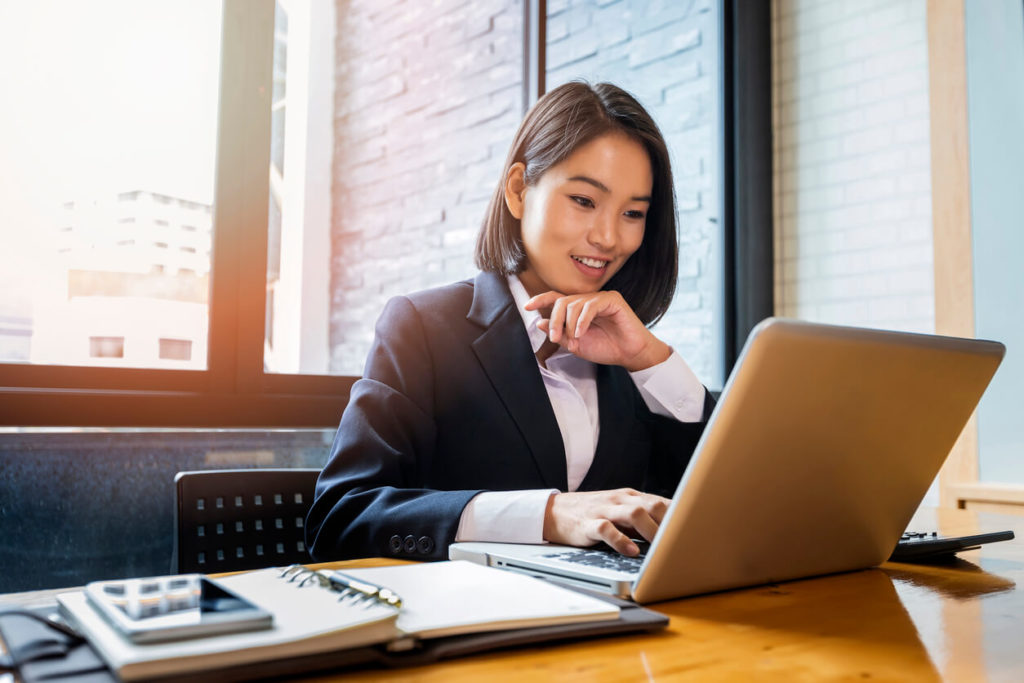
#> input picture image3.jpg, 1024 x 683 px
$ jupyter execute 'TM341 Q2.ipynb'
#> lines starting #> are read from the running program, lines starting #| are printed output that depends on the picture; after the words box and inside, x2 and y2 are one past the last pixel; in counts of white or black regions, pixels touching at a corner belong together
# Q2............

## A) Read "image3" and convert it from BGR to RGB

[cell 1]
import cv2 as cv
import numpy as np
import matplotlib.pyplot as plt

# Load the image and convert from BGR to RGB
image3 = cv.imread("image3.jpg")  # Replace with the actual path to "image3"
#> image3 is the input picture: shape (683, 1024, 3); mean B, G, R 141, 149.7, 163.1
image3_rgb = cv.cvtColor(image3, cv.COLOR_BGR2RGB)
plt.imshow(image3_rgb)
plt.show()

## B) Apply translation, rotation, and scaling to image3. Show the output in one row.

[cell 2]
height, width = image3_rgb.shape[:2]

# Translation
tx, ty = 50, 50  # Translation in x and y directions
translation_matrix = np.float32([[1, 0, tx], [0, 1, ty]])
translated_image = cv.warpAffine(image3_rgb, translation_matrix, (width, height))

# Rotation
angle = 45
rotation_matrix = cv.getRotationMatrix2D((width // 2, height // 2), angle, 1)
rotated_image = cv.warpAffine(image3_rgb, rotation_matrix, (width, height))

# Scaling
scaling_factor = 0.5
scaled_image = cv.resize(image3_rgb, None, fx=scaling_factor, fy=scaling_factor)

# Display the results of translation, rotation, and scaling
plt.figure(figsize=(15, 5))
plt.subplot(1, 3, 1), plt.imshow(translated_image), plt.title('Translation')
plt.subplot(1, 3, 2), plt.imshow(rotated_image), plt.title('Rotation')
plt.subplot(1, 3, 3), plt.imshow(scaled_image), plt.title('Scaling')
plt.show()

## C) Detect edges in a grayscale image using Sobel, Laplacian, and Canny operators. Compare the results of each method. Show the output in one row.

[cell 3]
# Convert Image from RGB to GRAY
gray_image3 = cv.cvtColor(image3_rgb, cv.COLOR_RGB2GRAY)

# Sobel Edge Detection
sobel_edges = cv.Sobel(gray_image3, cv.CV_64F, 1, 1, ksize=5)

# Laplacian Edge Detection
laplacian_edges = cv.Laplacian(gray_image3, cv.CV_64F)

# Canny Edge Detection
canny_edges = cv.Canny(gray_image3, 100, 200)
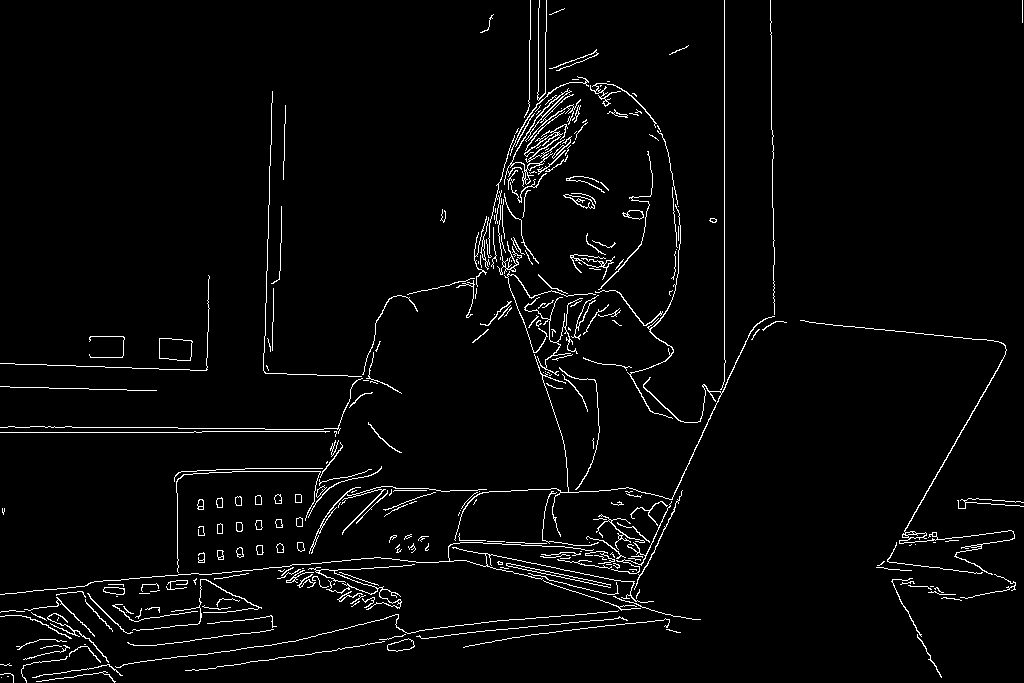
#> canny_edges: shape (683, 1024); 3.1% white in thin lines or dots

# Display the edge detection results
plt.figure(figsize=(15, 5))
plt.subplot(1, 3, 1), plt.imshow(sobel_edges, cmap='gray'), plt.title('Sobel')
plt.subplot(1, 3, 2), plt.imshow(laplacian_edges, cmap='gray'), plt.title('Laplacian')
plt.subplot(1, 3, 3), plt.imshow(canny_edges, cmap='gray'), plt.title('Canny')
plt.show()

## D) Perform global thresholding and adaptive thresholding on a grayscale image. Explain when adaptive thresholding is preferred over global thresholding. Show the output in one row

[cell 4]
_, global_thresh = cv.threshold(gray_image3, 127, 255, cv.THRESH_BINARY)
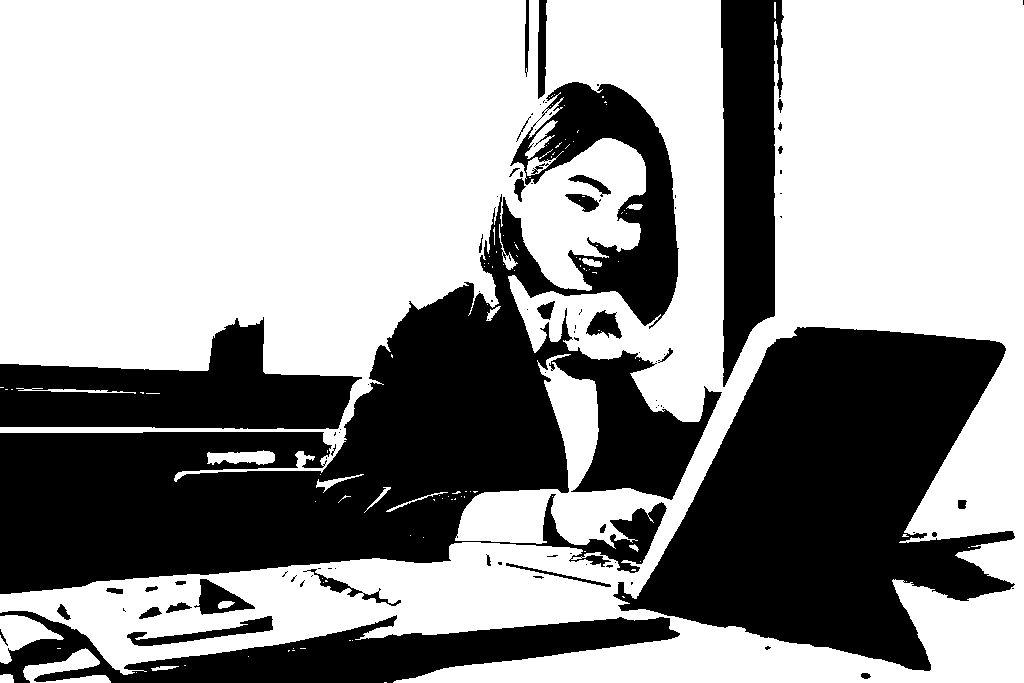
#> global_thresh: shape (683, 1024); 60.9% white; 95 black regions (60 under 20 px), largest, box (x1, y1, x2, y2) and area: (0, 82, 722, 594) 125149, (613, 327, 1015, 671) 78747, (0, 317, 362, 429) 22150
adaptive_thresh = cv.adaptiveThreshold(gray_image3, 255, cv.ADAPTIVE_THRESH_MEAN_C, cv.THRESH_BINARY, 11, 2)
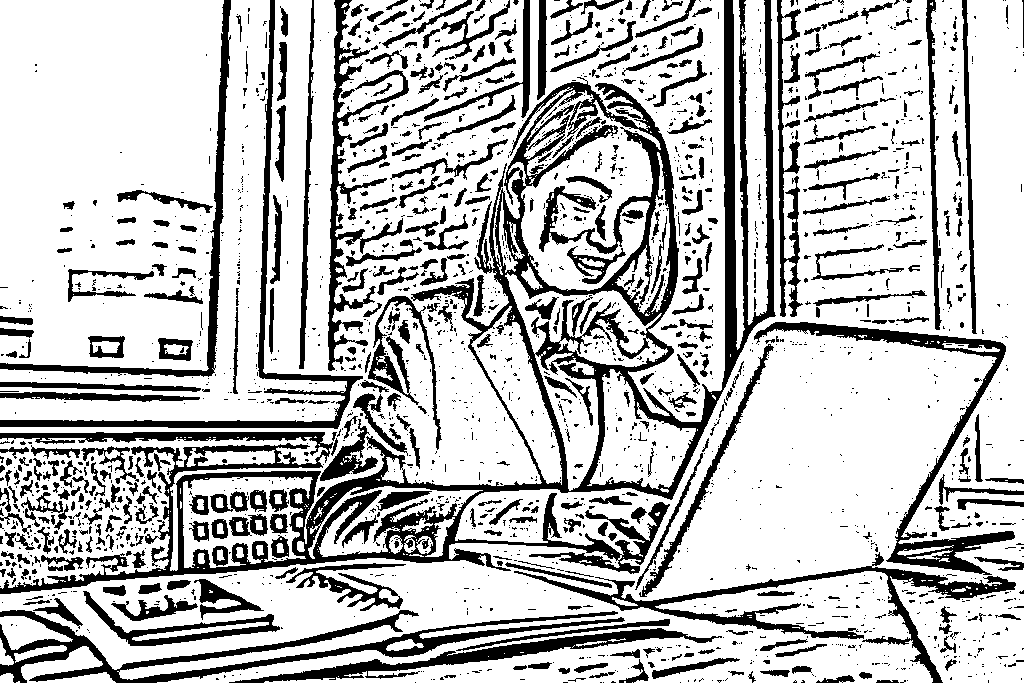
#> adaptive_thresh: shape (683, 1024); 75.2% white; 2170 black regions (1658 under 20 px), largest, box (x1, y1, x2, y2) and area: (0, 0, 776, 594) 51209, (0, 610, 625, 683) 8616, (514, 552, 1016, 683) 6682

# Display thresholding results
plt.figure(figsize=(10, 5))
plt.subplot(1, 2, 1), plt.imshow(global_thresh, cmap='gray'), plt.title('Global Thresholding')
plt.subplot(1, 2, 2), plt.imshow(adaptive_thresh, cmap='gray'), plt.title('Adaptive Thresholding')
plt.show()

[cell 5]
# Explanation:
# Adaptive thresholding is preferred when an image has varying lighting conditions, as it applies
# different threshold values to different regions based on the local mean or Gaussian-weighted mean.
# Global thresholding uses a single threshold value, which might not work well with non-uniform illumination.

## E) Use K-means clustering to segment an image into different color regions. Explain how K-means helps in image segmentation. Show the output in one row

[cell 6]
Z = image3_rgb.reshape((-1, 3))
Z = np.float32(Z)
K = 4  # Number of clusters
criteria = (cv.TERM_CRITERIA_EPS + cv.TERM_CRITERIA_MAX_ITER, 10, 1.0)
_, labels, centers = cv.kmeans(Z, K, None, criteria, 10, cv.KMEANS_RANDOM_CENTERS)
#> centers = [[118, 78.73, 51.62], [225.2, 226.4, 228.2], [30.37, 27.04, 29], [186.3, 154.4, 127.9]]
centers = np.uint8(centers)
#> centers = [[118, 78, 51], [225, 226, 228], [30, 27, 28], [186, 154, 127]]
segmented_image = centers[labels.flatten()].reshape(image3_rgb.shape)
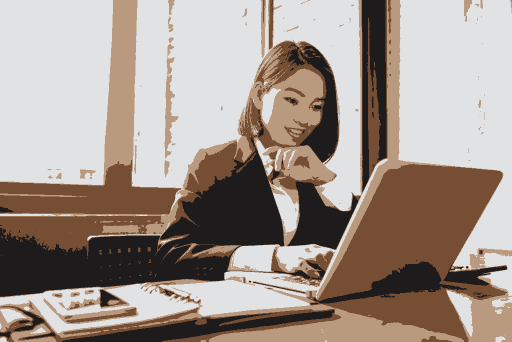
#> segmented_image: shape (683, 1024, 3) (shown at 1/2 size); mean R, G, B 162.9, 149.3, 140.5

# Display K-means segmentation
plt.figure(figsize=(5, 5))
plt.imshow(segmented_image)
plt.title('K-means Clustering')
plt.show()

## F) Detect and visualize keypoints in an image using SIFT. Show the output in one row.

[cell 7]
# Keypoint Detection using SIFT
sift = cv.SIFT_create()
keypoints, descriptors = sift.detectAndCompute(gray_image3, None)
#> keypoints = 956 keypoints; strongest (x, y, size): (934, 534, 3), (710, 400, 11.1), (500, 563, 2.5), (646, 277, 43.9)
sift_image3 = cv.drawKeypoints(image3_rgb, keypoints, None)
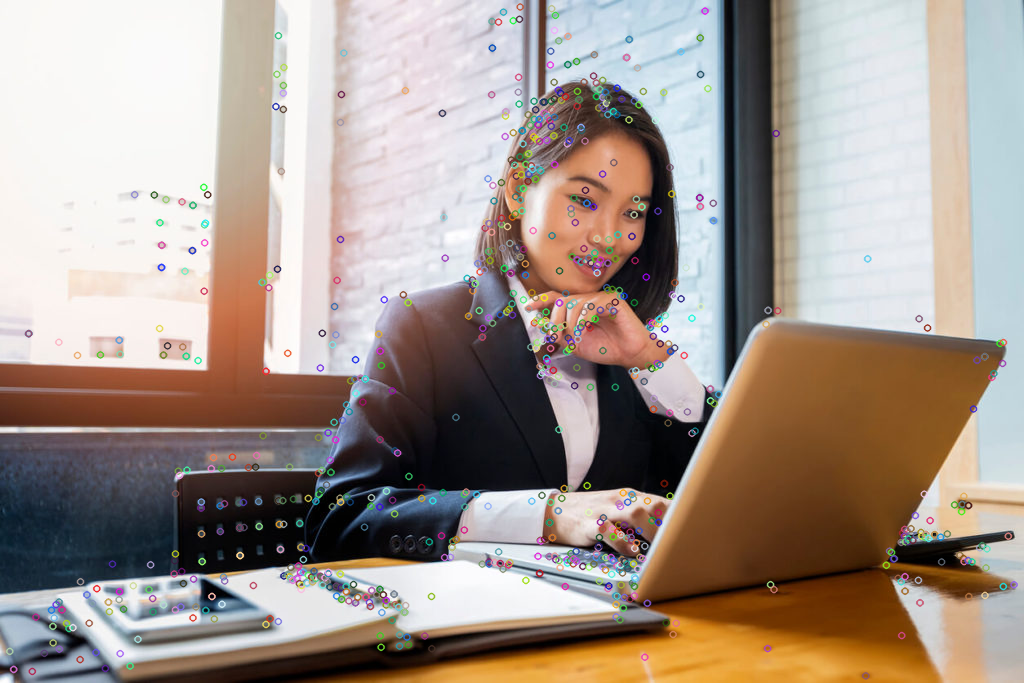
#> sift_image3: shape (683, 1024, 3); mean R, G, B 162.6, 149.5, 140.9

# Display SIFT keypoints
plt.figure(figsize=(5, 5))
plt.imshow(sift_image3)
plt.title('SIFT Keypoints')
plt.show()

$ run again, with river1.jpg copied over image3.jpg
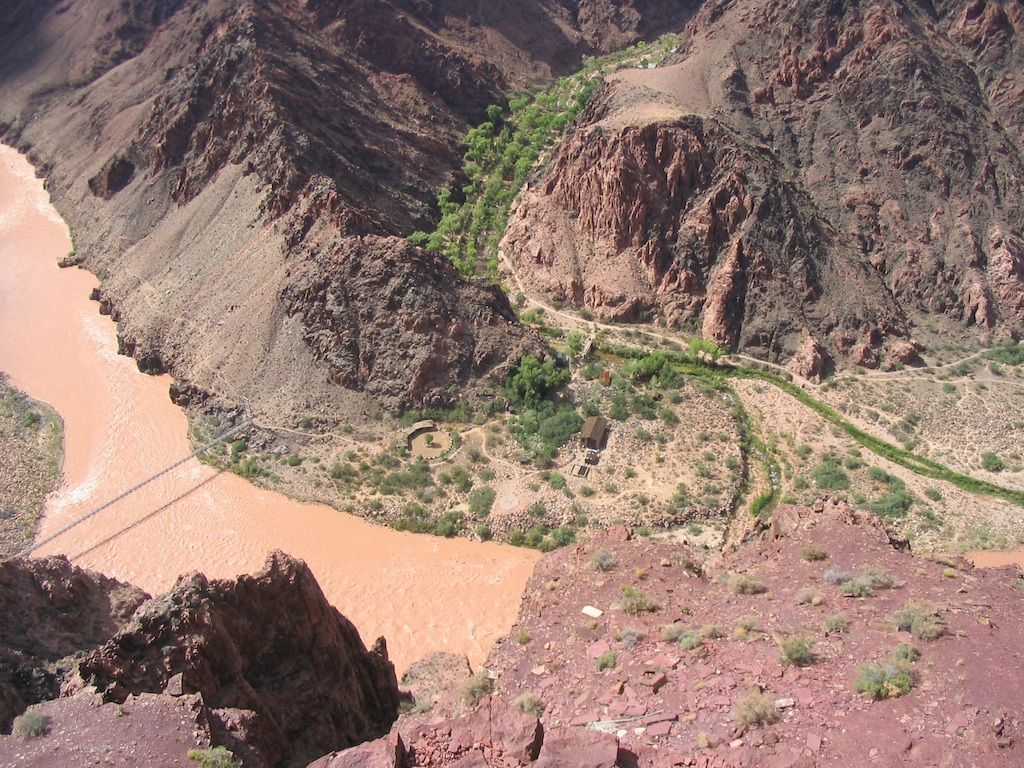
#> input picture river1.jpg, 1024 x 768 px
#> image3 is the input picture: shape (768, 1024, 3); mean B, G, R 113.1, 123.7, 148.2
#> `canny_edges = cv.Canny(gray_image3, 100, 200)`:
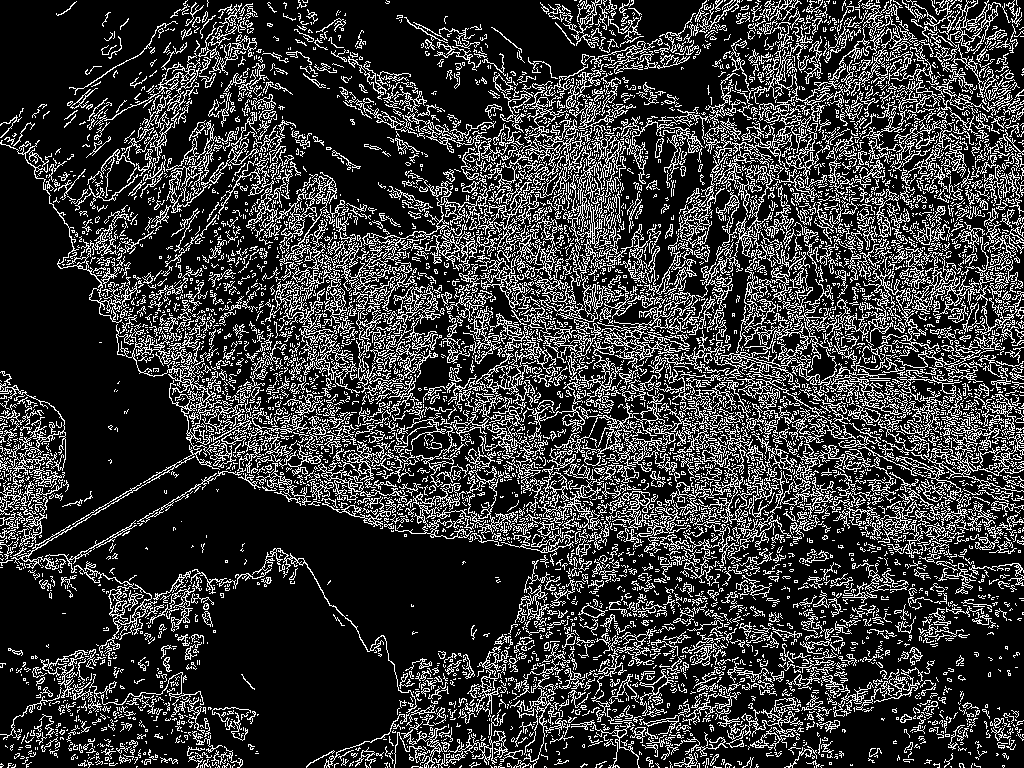
#> canny_edges: shape (768, 1024); 21.8% white in thin lines or dots
#> global_thresh: shape (768, 1024); 54.1% white; 5602 black regions (5249 under 20 px), largest, box (x1, y1, x2, y2) and area: (0, 0, 1024, 470) 253515, (0, 551, 416, 768) 54550, (833, 420, 1024, 507) 1572
#> adaptive_thresh: shape (768, 1024); 54.8% white; 7120 black regions (6053 under 20 px), largest, box (x1, y1, x2, y2) and area: (95, 0, 614, 471) 68087, (571, 0, 1024, 529) 34331, (586, 470, 1024, 768) 25929
#> `_, labels, centers = cv.kmeans(Z, K, None, criteria, 10, cv.KMEANS_RAN..`: centers = [[236.4, 195.4, 174], [67.82, 55.67, 56.38], [180.9, 149.5, 136.9], [126.4, 109.7, 98.02]]
#> `centers = np.uint8(centers)`: centers = [[236, 195, 173], [67, 55, 56], [180, 149, 136], [126, 109, 98]]
#> keypoints = 8862 keypoints; strongest (x, y, size): (685, 542, 2.6), (721, 550, 1.8), (374, 512, 2), (114, 683, 2)
#> `sift_image3 = cv.drawKeypoints(image3_rgb, keypoints, None)`:
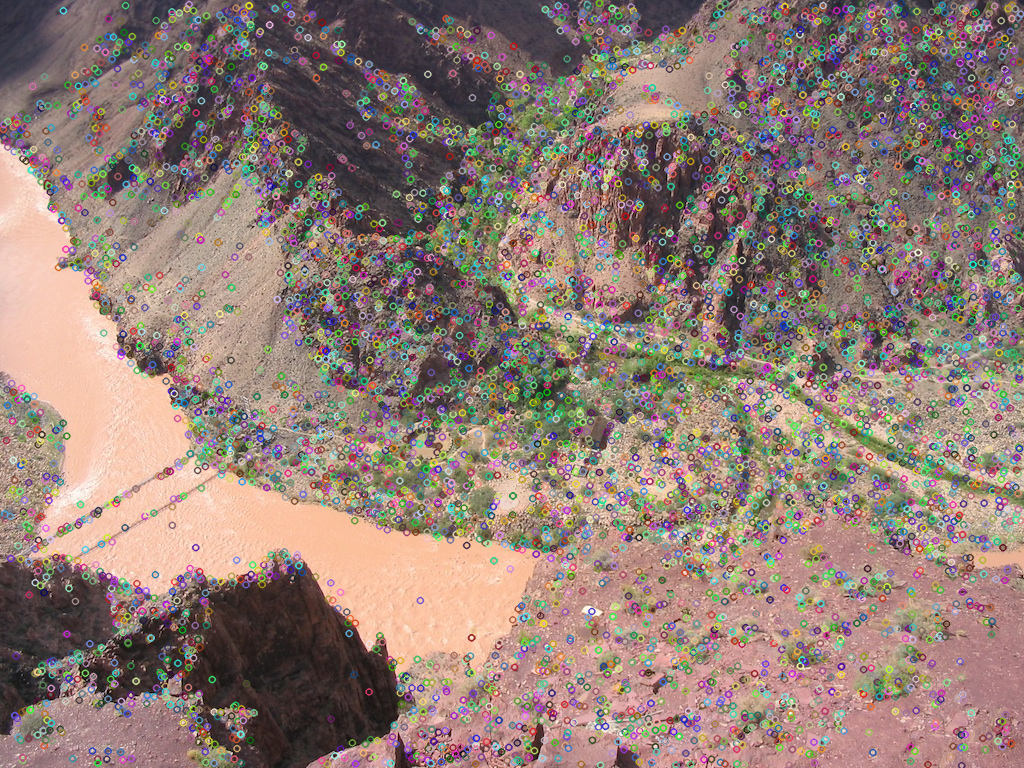
#> sift_image3: shape (768, 1024, 3); mean R, G, B 145.3, 125.4, 116.9
